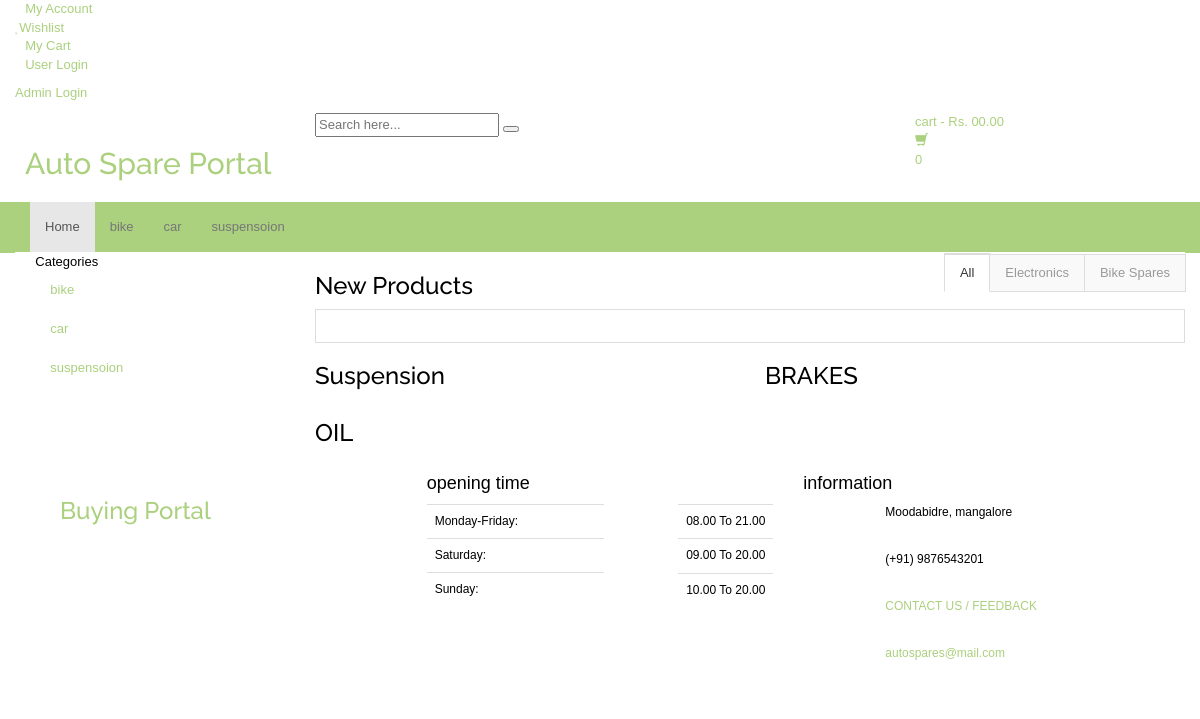
The page / on the database its author committed.
### tables this page shows
CREATE TABLE `category` (
  `id` int(11) NOT NULL,
  `categoryName` varchar(255) DEFAULT NULL,
  `categoryDescription` longtext DEFAULT NULL,
  `creationDate` timestamp NOT NULL DEFAULT current_timestamp(),
  `updationDate` varchar(255) DEFAULT NULL
);

### index.php (the view, shortened to what this page needs)
<?php
include('includes/config.php');
?>
<!DOCTYPE html>
<html lang="en">
	<head>
	    <link rel="stylesheet" href="assets/css/bootstrap.min.css">
	    <link rel="stylesheet" href="assets/css/main.css">
	    <link rel="stylesheet" href="assets/css/green.css">
	    <link rel="stylesheet" href="assets/css/owl.carousel.css">
		<link rel="stylesheet" href="assets/css/owl.transitions.css">
		<link href="assets/css/lightbox.css" rel="stylesheet">
		<link rel="stylesheet" href="assets/css/animate.min.css">
		<link rel="stylesheet" href="assets/css/rateit.css">
		<link rel="stylesheet" href="assets/css/bootstrap-select.min.css">
		<link rel="stylesheet" href="assets/css/config.css">
		<link href="assets/css/green.css" rel="alternate stylesheet" title="Green color">
		<link href="assets/css/blue.css" rel="alternate stylesheet" title="Blue color">
		<link href="assets/css/red.css" rel="alternate stylesheet" title="Red color">
		<link href="assets/css/orange.css" rel="alternate stylesheet" title="Orange color">
		<link href="assets/css/dark-green.css" rel="alternate stylesheet" title="Darkgreen color">
		<link rel="stylesheet" href="assets/css/font-awesome.min.css">
	</head>
    <body class="cnt-home">
<header class="header-style-1">
<?php include('includes/top-header.php');?>
<?php include('includes/main-header.php');?>
<?php include('includes/menu-bar.php');?>
</header>
<div class="body-content outer-top-xs" id="top-banner-and-menu">
	<div class="container">
		<div class="furniture-container homepage-container">
		<div class="row">
			<div class="col-xs-12 col-sm-12 col-md-3 sidebar">
	<?php include('includes/side-menu.php');?>
			</div>
			<div class="col-xs-12 col-sm-12 col-md-9 homebanner-holder">
		<div id="product-tabs-slider" class="scroll-tabs inner-bottom-vs  wow fadeInUp">
			<div class="more-info-tab clearfix">
			   <h3 class="new-product-title pull-left">New Products</h3>
				<ul class="nav nav-tabs nav-tab-line pull-right" id="new-products-1">
					<li class="active"><a href="#all" data-toggle="tab">All</a></li>
					<li><a href="#electronics" data-toggle="tab">Electronics</a></li>
					<li><a href="#Bike spares" data-toggle="tab">Bike Spares</a></li>
				</ul>
			</div>
			<div class="tab-content outer-top-xs">
			</div>
		</div>
			<div class="sections prod-slider-small outer-top-small">
				<div class="row">
					<div class="col-md-6">
	                   <section class="section">
	                   	<h3 class="section-title">Suspension</h3>
	                   </section>
					</div>
					<div class="col-md-6">
						<section class="section">
							<h3 class="section-title">BRAKES</h3>
	                   </section>
					</div>
				</div>
			</div>
	<section class="section featured-product inner-xs wow fadeInUp">
		<h3 class="section-title">OIL</h3>
		</section>
</div>
</div>
<?php include('includes/footer.php');?>
</body>
</html>

### includes/menu-bar.php (shortened to what this page needs)
<div class="header-nav animate-dropdown">
    <div class="container">
        <div class="yamm navbar navbar-default" role="navigation">
            <div class="nav-bg-class">
                <div class="navbar-collapse collapse" id="mc-horizontal-menu-collapse">
	<div class="nav-outer">
		<ul class="nav navbar-nav">
			<li class="active dropdown yamm-fw">
				<a href="index.php" data-hover="dropdown" class="dropdown-toggle">Home</a>
			</li>
              <?php $sql=mysqli_query($con,"select id,categoryName  from category limit 6");
while($row=mysqli_fetch_array($sql))
{
    ?>
			<li class="dropdown yamm">
				<a href="category.php?cid=<?php echo $row['id'];?>"> <?php echo $row['categoryName'];?></a>
			</li>
			<?php } ?>
		</ul>
		<div class="clearfix"></div>
	</div>
</div>
            </div>
        </div>
    </div>
</div>

### includes/side-menu.php
<div class="side-menu animate-dropdown outer-bottom-xs">
    <div class="head"><i class="icon fa fa-align-justify fa-fw"></i> Categories</div>
    <nav class="yamm megamenu-horizontal" role="navigation">
        <ul class="nav">
            <li class="dropdown menu-item">
              <?php $sql=mysqli_query($con,"select id,categoryName  from category");
while($row=mysqli_fetch_array($sql))
{
    ?>
                <a href="category.php?cid=<?php echo $row['id'];?>" class="dropdown-toggle"><i class="icon fa fa-desktop fa-fw"></i>
                <?php echo $row['categoryName'];?></a>
                <?php }?>
</li>
</ul>
    </nav>
</div>

### assets/css/green.css (style rules this page uses)
a { color: #abd07e; }
.header-style-1 .header-nav { background: #abd07e; }
.cnt-home .header-style-1 .header-nav .navbar .navbar-nav > li.active { background: #84b943; }

### assets/css/lightbox.css (style rules this page uses)
body:after { content: url(../images/close.png) url(../images/loading.gif) url(../images/prev.png) url(../images/next.png); display: none; }

### assets/css/blue.css (style rules this page uses)
a { color: #3498db; }
.header-style-1 .header-nav { background: #3498db; }
.cnt-home .header-style-1 .header-nav .navbar .navbar-nav > li.active { background: #1d6ca1; }

### assets/css/red.css (style rules this page uses)
a { color: #ff6c6c; }
.header-style-1 .header-nav { background: #ff6c6c; }
.cnt-home .header-style-1 .header-nav .navbar .navbar-nav > li.active { background: #ff1a1a; }

### assets/css/orange.css (style rules this page uses)
a { color: #f39c12; }
.header-style-1 .header-nav { background: #f39c12; }
.cnt-home .header-style-1 .header-nav .navbar .navbar-nav > li.active { background: #ab6c09; }

### assets/css/dark-green.css (style rules this page uses)
a { color: #12cca7; }
.header-style-1 .header-nav { background: #12cca7; }
.cnt-home .header-style-1 .header-nav .navbar .navbar-nav > li.active { background: #0b816a; }

### rows shown on the page
category: categoryName "bike"
category: categoryName "car"
category: categoryName "suspensoion"
